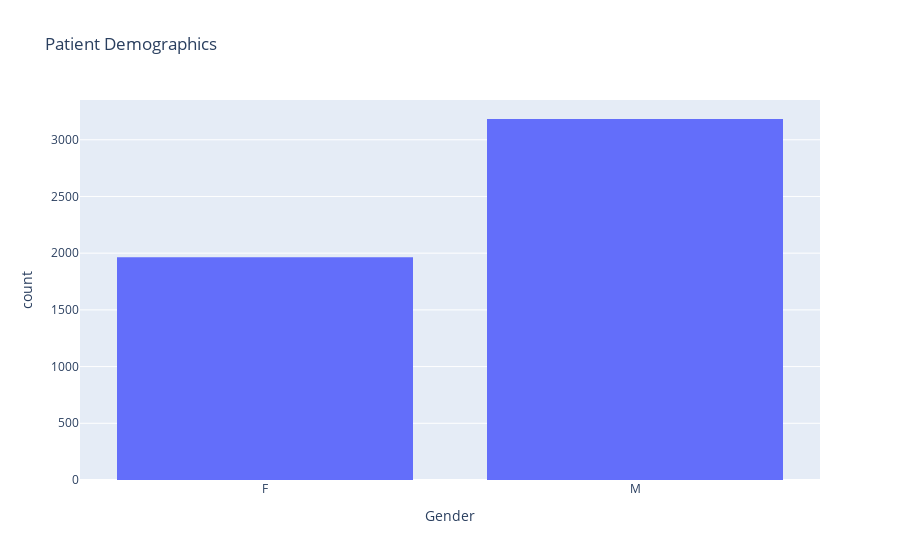
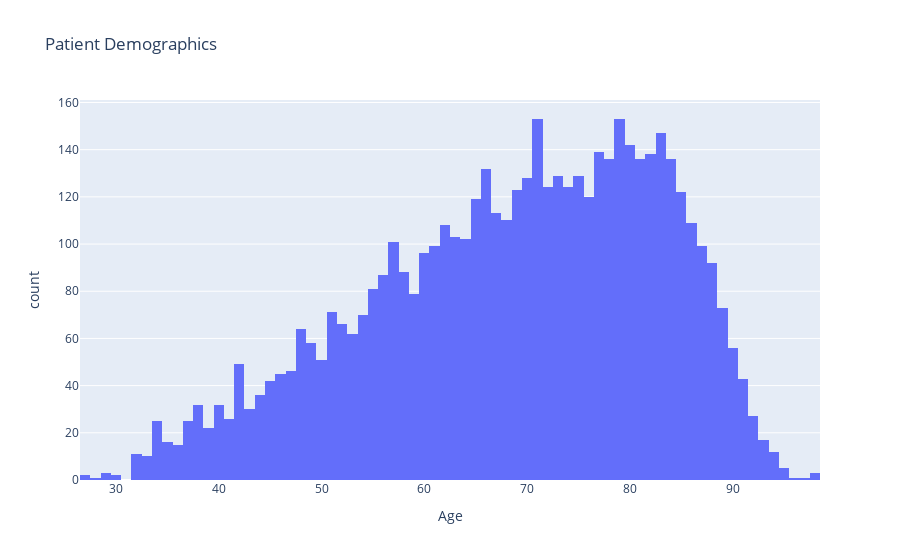
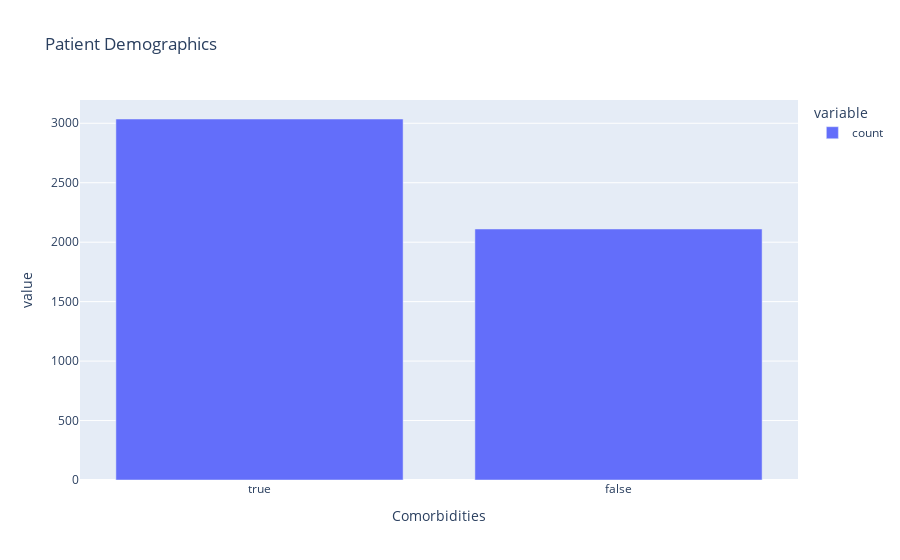

The notebook cell saved with these charts, in order:
### Code cell
import pandas as pd
import plotly.express as px
import ipywidgets as widgets
from IPython.display import display

def plot_gender_distribution():
    fig = px.histogram(df, x='Gender', title='Gender Distribution of Stroke Patients')
    fig.update_layout(title_text="Patient Demographics")
    fig.show()

def plot_age_distribution():
    fig = px.histogram(df, x='Age', title='Age Distribution of Stroke Patients')
    fig.update_layout(title_text="Patient Demographics")
    fig.show()

def plot_comorbidities_distribution():
    fig = px.bar(df['Comorbidities'].value_counts(), title='Comorbidities Distribution')
    fig.update_layout(title_text="Patient Demographics")
    fig.show()

def plot_gender_comorbidities():
    fig = px.histogram(df, x='Gender', color='Comorbidities', title='Gender-wise Distribution of Patients with Comorbidities')
    fig.update_layout(title_text="Patient Demographics")
    fig.show()

# Create multi-select widget
widget_multi_select = widgets.SelectMultiple(
    options=['Gender Distribution', 'Age Distribution', 'Comorbidities Distribution'],
    value=['Gender Distribution'],
    description='Select Plot:'
)

# Define function to update plot based on multi-select options
def update_plot(options):
    if len(options) == 1:
        if 'Age Distribution' in options:
            plot_age_distribution()
        if 'Comorbidities Distribution' in options:
            plot_comorbidities_distribution()
        if 'Gender Distribution' in options:
            plot_gender_distribution()
    else:
        if 'Gender Distribution' in options and 'Comorbidities Distribution' in options:
            plot_gender_comorbidities()

# Display the widget and plot
widgets.interactive(update_plot, options=widget_multi_select)

### Figure 1 — Plotly figure (JSON) as saved in the notebook; plotly's stock layout.template omitted (floating-point values rounded to 4 significant figures; data arrays with more than 128 entries replaced by an {"elided": "..."} marker saying what was removed)
{"data": [{"alignmentgroup": "True", "bingroup": "x", "hovertemplate": "Gender=%{x}<br>count=%{y}<extra></extra>", "legendgroup": "", "marker": {"color": "#636efa", "pattern": {"shape": ""}}, "name": "", "offsetgroup": "", "orientation": "v", "showlegend": false, "type": "histogram", "x": {"elided": "5147 str values"}, "xaxis": "x", "yaxis": "y"}], "layout": {"barmode": "relative", "legend": {"tracegroupgap": 0}, "title": {"text": "Patient Demographics"}, "xaxis": {"anchor": "y", "domain": [0, 1], "title": {"text": "Gender"}}, "yaxis": {"anchor": "x", "domain": [0, 1], "title": {"text": "count"}}}}

### Figure 2 — Plotly figure (JSON) as saved in the notebook; plotly's stock layout.template omitted (floating-point values rounded to 4 significant figures; data arrays with more than 128 entries replaced by an {"elided": "..."} marker saying what was removed)
{"data": [{"alignmentgroup": "True", "bingroup": "x", "hovertemplate": "Age=%{x}<br>count=%{y}<extra></extra>", "legendgroup": "", "marker": {"color": "#636efa", "pattern": {"shape": ""}}, "name": "", "offsetgroup": "", "orientation": "v", "showlegend": false, "type": "histogram", "x": {"elided": "5147 int values"}, "xaxis": "x", "yaxis": "y"}], "layout": {"barmode": "relative", "legend": {"tracegroupgap": 0}, "title": {"text": "Patient Demographics"}, "xaxis": {"anchor": "y", "domain": [0, 1], "title": {"text": "Age"}}, "yaxis": {"anchor": "x", "domain": [0, 1], "title": {"text": "count"}}}}

### Figure 3 — Plotly figure (JSON) as saved in the notebook; plotly's stock layout.template omitted (floating-point values rounded to 4 significant figures)
{"data": [{"alignmentgroup": "True", "hovertemplate": "variable=count<br>Comorbidities=%{x}<br>value=%{y}<extra></extra>", "legendgroup": "count", "marker": {"color": "#636efa", "pattern": {"shape": ""}}, "name": "count", "offsetgroup": "count", "orientation": "v", "showlegend": true, "textposition": "auto", "type": "bar", "x": [true, false], "xaxis": "x", "y": [3036, 2111], "yaxis": "y"}], "layout": {"barmode": "relative", "legend": {"title": {"text": "variable"}, "tracegroupgap": 0}, "title": {"text": "Patient Demographics"}, "xaxis": {"anchor": "y", "domain": [0, 1], "title": {"text": "Comorbidities"}}, "yaxis": {"anchor": "x", "domain": [0, 1], "title": {"text": "value"}}}}
